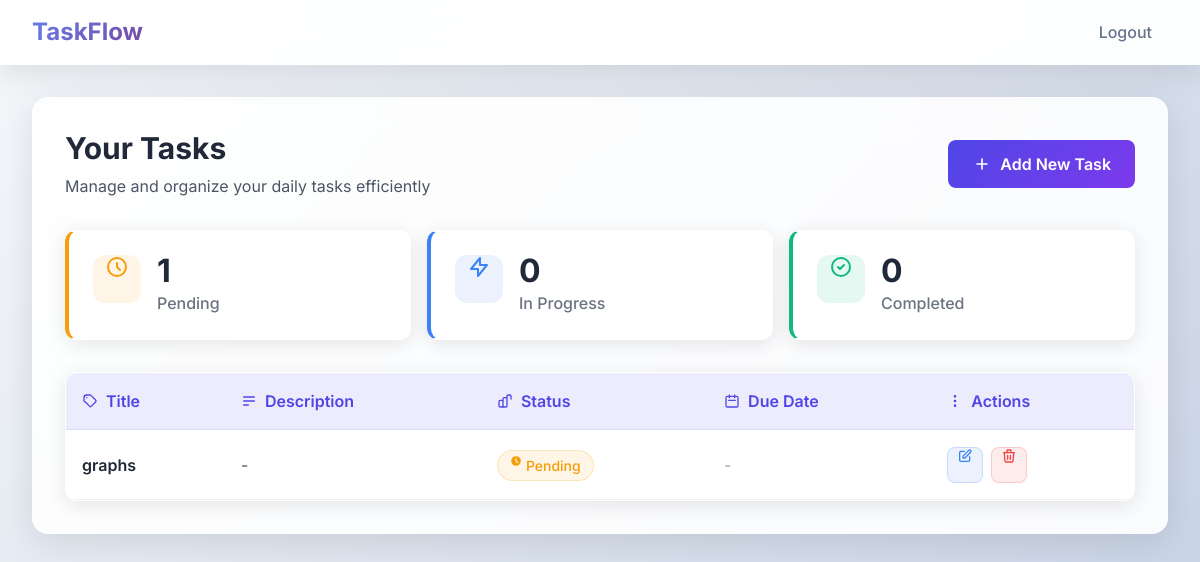
The page /dashboard (signed in) on the database its author committed.
### models.py (models this page shows)
class Task(db.Model):
    id = db.Column(db.Integer, primary_key=True)
    title = db.Column(db.String(200), nullable=False)
    description = db.Column(db.Text, nullable=True)
    status = db.Column(db.String(20), default='Pending')
    due_date = db.Column(db.DateTime, nullable=True)
    user_id = db.Column(db.Integer, db.ForeignKey('user.id'), nullable=False)
    created_at = db.Column(db.DateTime, default=datetime.utcnow)

### app.py (the view)
@app.route('/dashboard')
@login_required
def dashboard():
    tasks = Task.query.filter_by(user_id=current_user.id).order_by(Task.due_date).all()
    today = datetime.today().date()
    return render_template('dashboard.html', tasks=tasks, today=today)

### models.py (called while the page is built)
@login_manager.user_loader
def load_user(user_id):
    return User.query.get(int(user_id))

### templates/dashboard.html (shortened to what this page needs)
{% extends "layout.html" %}
{% block content %}
<div class="content-card">
    <div class="flex flex-col md:flex-row justify-between items-start md:items-center mb-8">
        <div>
            <h2 class="text-3xl font-bold text-gray-800 mb-2">Your Tasks</h2>
            <p class="text-gray-600">Manage and organize your daily tasks efficiently</p>
        </div>
        <a href="{{ url_for('new_task') }}" class="btn-primary inline-flex items-center mt-4 md:mt-0 add-task-btn">
            <svg class="w-5 h-5 mr-2" fill="none" stroke="currentColor" viewBox="0 0 24 24">
                <path stroke-linecap="round" stroke-linejoin="round" stroke-width="2" d="M12 6v6m0 0v6m0-6h6m-6 0H6"></path>
            </svg>
            Add New Task
        </a>
    </div>
    {% if tasks %}
        <div class="task-stats mb-8">
            <div class="grid grid-cols-1 md:grid-cols-3 gap-4">
                <div class="stat-card pending">
                    <div class="stat-icon">
                        <svg class="w-6 h-6" fill="none" stroke="currentColor" viewBox="0 0 24 24">
                            <path stroke-linecap="round" stroke-linejoin="round" stroke-width="2" d="M12 8v4l3 3m6-3a9 9 0 11-18 0 9 9 0 0118 0z"></path>
                        </svg>
                    </div>
                    <div>
                        <p class="stat-number">{{ tasks|selectattr("status", "equalto", "Pending")|list|length }}</p>
                        <p class="stat-label">Pending</p>
                    </div>
                </div>
                <div class="stat-card progress">
                    <div class="stat-icon">
                        <svg class="w-6 h-6" fill="none" stroke="currentColor" viewBox="0 0 24 24">
                            <path stroke-linecap="round" stroke-linejoin="round" stroke-width="2" d="M13 10V3L4 14h7v7l9-11h-7z"></path>
                        </svg>
                    </div>
                    <div>
                        <p class="stat-number">{{ tasks|selectattr("status", "equalto", "In Progress")|list|length }}</p>
                        <p class="stat-label">In Progress</p>
                    </div>
                </div>
                <div class="stat-card completed">
                    <div class="stat-icon">
                        <svg class="w-6 h-6" fill="none" stroke="currentColor" viewBox="0 0 24 24">
                            <path stroke-linecap="round" stroke-linejoin="round" stroke-width="2" d="M9 12l2 2 4-4m6 2a9 9 0 11-18 0 9 9 0 0118 0z"></path>
                        </svg>
                    </div>
                    <div>
                        <p class="stat-number">{{ tasks|selectattr("status", "equalto", "Completed")|list|length }}</p>
                        <p class="stat-label">Completed</p>
                    </div>
                </div>
            </div>
        </div>
        <div class="task-table-container">
            <div class="table-responsive">
                <table class="task-table">
                    <thead>
                        <tr>
                            <th>
                                <div class="flex items-center">
                                    <svg class="w-4 h-4 mr-2" fill="none" stroke="currentColor" viewBox="0 0 24 24">
                                        <path stroke-linecap="round" stroke-linejoin="round" stroke-width="2" d="M7 7h.01M7 3h5c.512 0 1.024.195 1.414.586l7 7a2 2 0 010 2.828l-7 7a.997.997 0 01-1.414 0l-7-7A1.997 1.997 0 013 12V7a4 4 0 014-4z"></path>
                                    </svg>
                                    Title
                                </div>
                            </th>
                            <th>
                                <div class="flex items-center">
                                    <svg class="w-4 h-4 mr-2" fill="none" stroke="currentColor" viewBox="0 0 24 24">
                                        <path stroke-linecap="round" stroke-linejoin="round" stroke-width="2" d="M4 6h16M4 12h16M4 18h7"></path>
                                    </svg>
                                    Description
                                </div>
                            </th>
                            <th>
                                <div class="flex items-center">
                                    Status
                                </div>
                            </th>
                            <th>
                                <div class="flex items-center">
                                    <svg class="w-4 h-4 mr-2" fill="none" stroke="currentColor" viewBox="0 0 24 24">
                                        <path stroke-linecap="round" stroke-linejoin="round" stroke-width="2" d="M8 7V3m8 4V3m-9 8h10M5 21h14a2 2 0 002-2V7a2 2 0 00-2-2H5a2 2 0 00-2 2v12a2 2 0 002 2z"></path>
                                    </svg>
                                    Due Date
                                </div>
                            </th>
                            <th>
                                <div class="flex items-center">
                                    <svg class="w-4 h-4 mr-2" fill="none" stroke="currentColor" viewBox="0 0 24 24">
                                        <path stroke-linecap="round" stroke-linejoin="round" stroke-width="2" d="M12 5v.01M12 12v.01M12 19v.01M12 6a1 1 0 110-2 1 1 0 010 2zm0 7a1 1 0 110-2 1 1 0 010 2zm0 7a1 1 0 110-2 1 1 0 010 2z"></path>
                                    </svg>
                                    Actions
                                </div>
                            </th>
                        </tr>
                    </thead>
                    <tbody>
                        {% for task in tasks %}
                        <tr class="task-row" data-status="{{ task.status.lower().replace(' ', '-') }}">
                            <td class="task-title">
                                <div class="font-semibold text-gray-800">{{ task.title }}</div>
                            </td>
                            <td class="task-description">
                                <div class="text-gray-600 max-w-xs truncate">
                                    {{ task.description or '-' }}
                                </div>
                            </td>
                            <td class="task-status">
                                <span class="status-badge status-{{ task.status.lower().replace(' ', '-') }}">
                                    {% if task.status == 'Pending' %}
                                        <svg class="w-3 h-3 mr-1" fill="currentColor" viewBox="0 0 20 20">
                                            <path fill-rule="evenodd" d="M10 18a8 8 0 100-16 8 8 0 000 16zm1-12a1 1 0 10-2 0v4a1 1 0 00.293.707l2.828 2.829a1 1 0 101.415-1.415L11 9.586V6z" clip-rule="evenodd"></path>
                                        </svg>
                                    {% elif task.status == 'In Progress' %}
                                        <svg class="w-3 h-3 mr-1" fill="currentColor" viewBox="0 0 20 20">
                                            <path fill-rule="evenodd" d="M11.3 1.046A1 1 0 0112 2v5h4a1 1 0 01.82 1.573l-7 10A1 1 0 018 18v-5H4a1 1 0 01-.82-1.573l7-10a1 1 0 011.12-.38z" clip-rule="evenodd"></path>
                                        </svg>
                                    {% else %}
                                        <svg class="w-3 h-3 mr-1" fill="currentColor" viewBox="0 0 20 20">
                                            <path fill-rule="evenodd" d="M10 18a8 8 0 100-16 8 8 0 000 16zm3.707-9.293a1 1 0 00-1.414-1.414L9 10.586 7.707 9.293a1 1 0 00-1.414 1.414l2 2a1 1 0 001.414 0l4-4z" clip-rule="evenodd"></path>
                                        </svg>
                                    {% endif %}
                                    {{ task.status }}
                                </span>
                            </td>
                            <td class="task-due-date">
                                {% if task.due_date %}
                                    <div class="flex items-center text-gray-600">
                                        <span>{{ task.due_date.strftime('%Y-%m-%d') }}</span>
                                        {% if task.due_date.date() < (moment().date() if moment else today) and task.status != 'Completed' %}
                                            <span class="ml-2 px-2 py-1 bg-red-100 text-red-600 text-xs rounded-full">Overdue</span>
                                        {% endif %}
                                    </div>
                                {% else %}
                                    <span class="text-gray-400">-</span>
                                {% endif %}
                            </td>
                            <td class="task-actions">
                                <div class="flex items-center space-x-2">
                                    <a href="{{ url_for('edit_task', task_id=task.id) }}"
                                       class="action-btn edit-btn"
                                       title="Edit Task">
                                        <svg class="w-4 h-4" fill="none" stroke="currentColor" viewBox="0 0 24 24">
                                            <path stroke-linecap="round" stroke-linejoin="round" stroke-width="2" d="M11 5H6a2 2 0 00-2 2v11a2 2 0 002 2h11a2 2 0 002-2v-5m-1.414-9.414a2 2 0 112.828 2.828L11.828 15H9v-2.828l8.586-8.586z"></path>
                                        </svg>
                                    </a>
                                    <form action="{{ url_for('delete_task', task_id=task.id) }}" method="POST" style="display:inline;">
                                        <button type="button"
                                                class="action-btn delete-btn"
                                                title="Delete Task"
                                                onclick="showDeleteModal(this.closest('form'))">
                                            <svg class="w-4 h-4" fill="none" stroke="currentColor" viewBox="0 0 24 24">
                                                <path stroke-linecap="round" stroke-linejoin="round" stroke-width="2" d="M19 7l-.867 12.142A2 2 0 0116.138 21H7.862a2 2 0 01-1.995-1.858L5 7m5 4v6m4-6v6m1-10V4a1 1 0 00-1-1h-4a1 1 0 00-1 1v3M4 7h16"></path>
                                            </svg>
                                        </button>
                                    </form>
                                </div>
                            </td>
                        </tr>
                        {% endfor %}
                    </tbody>
                </table>
            </div>
        </div>
    {% endif %}
</div>
{% endblock %}

### templates/layout.html (style rules this page uses)
body { font-family: 'Inter', sans-serif; background: linear-gradient(135deg, #f5f7fa 0%, #c3cfe2 100%); min-height: 100vh; }
.btn-primary { background: linear-gradient(135deg, #4f46e5, #7c3aed); color: white; border: none; padding: 0.75rem 1.5rem; border-radius: 8px; font-weight: 600; transition: all 0.3s ease; position: relative; overflow: hidden; }
.content-card { background: rgba(255, 255, 255, 0.9); backdrop-filter: blur(20px); border-radius: 16px; box-shadow: 0 8px 32px rgba(0, 0, 0, 0.1); border: 1px solid rgba(255, 255, 255, 0.2); padding: 2rem; transition: all 0.3s ease; }

### templates/dashboard.html (style rules this page uses)
.add-task-btn { animation: pulse 2s infinite; }
.task-stats { margin-bottom: 2rem; }
.stat-card { background: rgba(255, 255, 255, 0.8); backdrop-filter: blur(10px); border-radius: 12px; padding: 1.5rem; display: flex; transition: all 0.3s ease; border: 1px solid rgba(255, 255, 255, 0.2); box-shadow: 0 4px 20px rgba(0, 0, 0, 0.1); }
.stat-card.pending { border-left: 4px solid #f59e0b; }
.stat-card.progress { border-left: 4px solid #3b82f6; }
.stat-card.completed { border-left: 4px solid #10b981; }
.stat-icon { width: 48px; height: 48px; border-radius: 12px; display: flex; justify-content: center; margin-right: 1rem; }
.pending .stat-icon { background: rgba(245, 158, 11, 0.1); color: #f59e0b; }
.progress .stat-icon { background: rgba(59, 130, 246, 0.1); color: #3b82f6; }
.completed .stat-icon { background: rgba(16, 185, 129, 0.1); color: #10b981; }
.stat-number { font-size: 2rem; font-weight: 700; color: #1f2937; line-height: 1; }
.stat-label { color: #6b7280; font-weight: 500; margin-top: 0.25rem; }
.task-table-container { background: rgba(255, 255, 255, 0.8); backdrop-filter: blur(10px); border-radius: 12px; overflow: hidden; box-shadow: 0 4px 20px rgba(0, 0, 0, 0.1); border: 1px solid rgba(255, 255, 255, 0.2); }
.task-table { width: 100%; border-collapse: collapse; }
.task-table th { background: rgba(79, 70, 229, 0.1); color: #4f46e5; font-weight: 600; padding: 1rem; text-align: left; border-bottom: 1px solid rgba(79, 70, 229, 0.1); }
.task-row { transition: all 0.3s ease; border-bottom: 1px solid rgba(0, 0, 0, 0.05); }
.task-row td { padding: 1rem; vertical-align: middle; }
.status-badge { display: inline-flex; padding: 0.25rem 0.75rem; border-radius: 20px; font-size: 0.875rem; font-weight: 500; text-transform: capitalize; }
.status-pending { background: rgba(245, 158, 11, 0.1); color: #f59e0b; border: 1px solid rgba(245, 158, 11, 0.2); }
.action-btn { display: inline-flex; justify-content: center; width: 36px; height: 36px; border-radius: 8px; transition: all 0.3s ease; border: 1px solid transparent; }
.edit-btn { background: rgba(59, 130, 246, 0.1); color: #3b82f6; border-color: rgba(59, 130, 246, 0.2); }
.delete-btn { background: rgba(239, 68, 68, 0.1); color: #ef4444; border-color: rgba(239, 68, 68, 0.2); }

### rows shown on the page
Task: title "graphs", description "-", status "Pending"

### other values the page prints
{{ tasks|selectattr("status", "equalto", "Pending")|list|length }} "1"
{{ tasks|selectattr("status", "equalto", "In Progress")|list|length }} "0"
{{ tasks|selectattr("status", "equalto", "Completed")|list|length }} "0"
